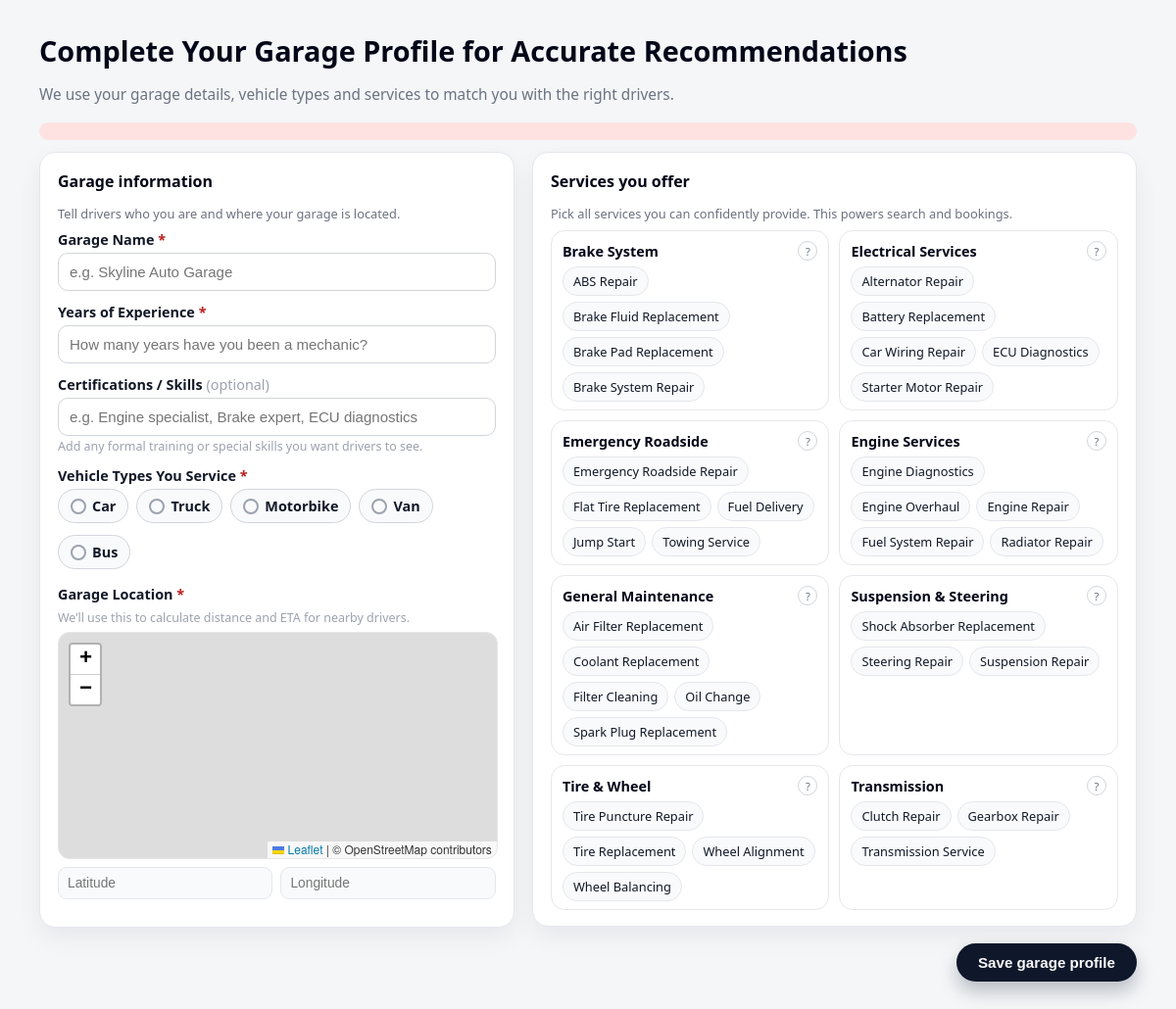
Page /forms/profile/mechanic_profile.php (signed in) on the committed database.
### tables this page shows
CREATE TABLE `services` (
  `id` int(11) NOT NULL,
  `category` varchar(100) NOT NULL,
  `service_name` varchar(100) NOT NULL
);

### forms/profile/mechanic_profile.php (the view, shortened to what this page needs)
<?php
require_once("../config.php");
$error = "";
$existing = null;
$serviceCategories = [];
$svcRes = $conn->query("SELECT id, category, service_name FROM services ORDER BY category, service_name");
if ($svcRes) {
    while ($row = $svcRes->fetch_assoc()) {
        $cat = $row['category'];
        if (!isset($serviceCategories[$cat])) $serviceCategories[$cat] = [];
        $serviceCategories[$cat][] = $row;
    }
}
function old_or_existing($key, $default = '') {
    return htmlspecialchars($default, ENT_QUOTES);
}
$selected_vehicle_types = [];
$selected_services = [];
$lat_value = '';
$lng_value = '';
?>
<!DOCTYPE html>
<html lang="en">
<head>
  <link rel="stylesheet" href="https://unpkg.com/leaflet@1.7.1/dist/leaflet.css" />
</head>
<body>
  <div class="page-shell">
    <header class="page-header">
      <h1 class="page-title">Complete Your Garage Profile for Accurate Recommendations</h1>
      <p class="page-subtitle">We use your garage details, vehicle types and services to match you with the right drivers.</p>
    </header>
    <?php if (isset($error)): ?>
      <div class="error"><?php echo $error; ?></div>
    <?php endif; ?>
    <form method="POST">
      <div class="profile-layout">
        <section class="card" aria-label="Garage information">
          <div class="card-header">
            <div class="card-title">Garage information</div>
          </div>
          <p class="card-sub">Tell drivers who you are and where your garage is located.</p>
          <div class="form-group">
            <label for="garage_name">Garage Name <span style="color:#b91c1c">*</span></label>
            <input type="text" class="text-input" name="garage_name" id="garage_name" placeholder="e.g. Skyline Auto Garage" required
                   value="<?php echo old_or_existing('garage_name'); ?>">
          </div>
          <div class="form-group">
            <label for="experience">Years of Experience <span style="color:#b91c1c">*</span></label>
            <input type="number" class="text-input" name="experience" id="experience" min="0" max="80"
                   placeholder="How many years have you been a mechanic?" required
                   value="<?php echo old_or_existing('experience'); ?>">
          </div>
          <div class="form-group">
            <label for="certifications">Certifications / Skills <span style="font-weight:400;color:#9ca3af;">(optional)</span></label>
            <input type="text" class="text-input" name="certifications" id="certifications"
                   placeholder="e.g. Engine specialist, Brake expert, ECU diagnostics"
                   value="<?php echo old_or_existing('certifications'); ?>">
            <small>Add any formal training or special skills you want drivers to see.</small>
          </div>
          <div class="form-group">
            <label>Vehicle Types You Service <span style="color:#b91c1c">*</span></label>
            <div class="pill-checkboxes">
              <?php
              $vehicleOptions = ['Car','Truck','Motorbike','Van','Bus'];
              foreach ($vehicleOptions as $v):
                  $isChecked = in_array($v, $selected_vehicle_types);
              ?>
                <label class="pill-label <?php echo $isChecked ? 'active' : ''; ?>">
                  <span class="pill-dot"></span>
                  <span class="txt"><?php echo htmlspecialchars($v); ?></span>
                </label>
              <?php endforeach; ?>
            </div>
          </div>
          <div class="form-group">
            <label>Garage Location <span style="color:#b91c1c">*</span></label>
            <small>We’ll use this to calculate distance and ETA for nearby drivers.</small>
            <div id="map"></div>
            <div class="lat-lon">
              <input type="text" id="latitude" name="latitude" placeholder="Latitude" readonly required value="<?php echo $lat_value; ?>">
              <input type="text" id="longitude" name="longitude" placeholder="Longitude" readonly required value="<?php echo $lng_value; ?>">
            </div>
          </div>
        </section>
        <section class="card" aria-label="Services offered">
          <div class="card-header">
            <div class="card-title">Services you offer</div>
          </div>
          <p class="card-sub">Pick all services you can confidently provide. This powers search and bookings.</p>
          <div class="services-grid">
            <?php
            foreach ($serviceCategories as $cat => $rows):
            ?>
              <div class="service-card">
                <div class="service-card-header">
                  <div class="service-card-title"><?php echo htmlspecialchars($cat); ?></div>
                  <div class="info-icon">
                    ?
                  </div>
                </div>
                <div class="service-list">
                  <?php foreach ($rows as $svc):
                      $name = $svc['service_name'];
                      $isSel = in_array($name, $selected_services);
                  ?>
                    <label class="service-chip <?php echo $isSel ? 'active' : ''; ?>">
                      <?php echo htmlspecialchars($name); ?>
                    </label>
                  <?php endforeach; ?>
                </div>
              </div>
            <?php endforeach; ?>
          </div>
        </section>
      </div>
      <div class="form-actions">
        <button type="submit" class="btn-primary">
          Save garage profile
        </button>
      </div>
    </form>
  </div>
</body>
</html>

### forms/profile/mechanic_profile.php (style rules this page uses)
body { margin:0; font-family:'Segoe UI',sans-serif; background:#f4f6f8; color:#111827; }
.page-shell { max-width:1120px; margin:32px auto 40px; padding:0 16px; }
.page-header { margin-bottom:18px; }
.page-title { font-size:1.8rem; font-weight:650; color:#020617; margin-bottom:4px; }
.page-subtitle { font-size:0.96rem; color:#6b7280; }
.profile-layout { display:grid; grid-template-columns:minmax(0,1.1fr) minmax(0,1.4fr); gap:18px; align-items:flex-start; }
.card { background:#ffffff; border-radius:16px; padding:18px 18px 16px; box-shadow:0 10px 25px rgba(15,23,42,0.06); border:1px solid #e5e7eb; }
.card-header { display:flex; align-items:center; justify-content:space-between; margin-bottom:10px; }
.card-title { font-size:1rem; font-weight:600; color:#020617; }
.card-sub { font-size:0.8rem; color:#6b7280; margin-bottom:8px; }
.form-group { display:flex; flex-direction:column; margin-bottom:12px; }
.form-group label { font-size:0.9rem; font-weight:600; margin-bottom:4px; color:#111827; }
.form-group small { font-size:0.78rem; color:#9ca3af; margin-top:2px; }
.text-input { padding:10px 11px; border-radius:10px; border:1px solid #d1d5db; font-size:0.94rem; outline:none; background:#ffffff; }
.pill-checkboxes { display:flex; flex-wrap:wrap; gap:8px; }
.pill-label { position:relative; display:inline-flex; align-items:center; gap:6px; padding:7px 12px; border-radius:999px; border:1px solid #d1d5db; background:#f9fafb; font-size:0.86rem; cursor:pointer; transition:all .15s ease; }
.pill-dot { width:12px;height:12px; border-radius:999px; border:2px solid #9ca3af; background:#f9fafb; }
.pill-label span.txt { color:#111827; }
.services-grid { display:grid; grid-template-columns:repeat(2,minmax(0,1fr)); gap:10px; }
.service-card { border-radius:14px; border:1px solid #e5e7eb; padding:10px 11px 8px; background:#ffffff; }
.service-card-header { display:flex; align-items:center; justify-content:space-between; margin-bottom:6px; }
.service-card-title { font-size:0.9rem; font-weight:600; color:#020617; }
.info-icon { width:18px; height:18px; border-radius:999px; border:1px solid #d1d5db; font-size:0.7rem; display:inline-flex; align-items:center; justify-content:center; color:#6b7280; position:relative; cursor:default; }
.service-list { display:flex; flex-wrap:wrap; gap:6px; }
.service-chip { position:relative; display:inline-flex; align-items:center; gap:6px; padding:5px 10px; border-radius:999px; border:1px solid #e5e7eb; background:#f9fafb; font-size:0.8rem; cursor:pointer; transition:all .15s; }
#map { width:100%; height:230px; border-radius:12px; margin-top:6px; border:1px solid #e5e7eb; }
.lat-lon { display:flex; gap:8px; flex-wrap:wrap; margin-top:8px; }
.lat-lon input { flex:1; padding:8px 9px; border-radius:9px; border:1px solid #e5e7eb; font-size:0.86rem; background:#f9fafb; }
.error { background:#fee2e2; color:#b91c1c; padding:9px 10px; border-radius:10px; font-size:0.9rem; margin-bottom:12px; text-align:center; }
.form-actions { display:flex; justify-content:flex-end; margin-top:16px; }
.btn-primary { padding:11px 22px; border-radius:999px; border:none; background:#0f172a; color:#f9fafb; font-size:0.95rem; font-weight:600; cursor:pointer; display:inline-flex; align-items:center; gap:8px; box-shadow:0 10px 18px rgba(15,23,42,0.25); }

### rows in the picture
services: service_name "ABS Repair"
services: service_name "Brake Fluid Replacement"
services: service_name "Brake Pad Replacement"
services: service_name "Brake System Repair"
services: service_name "Alternator Repair"
services: service_name "Battery Replacement"
services: service_name "Car Wiring Repair"
services: service_name "ECU Diagnostics"
services: service_name "Starter Motor Repair"
services: service_name "Emergency Roadside Repair"
services: service_name "Flat Tire Replacement"
services: service_name "Fuel Delivery"
services: service_name "Jump Start"
services: service_name "Towing Service"
services: service_name "Engine Diagnostics"
services: service_name "Engine Overhaul"
services: service_name "Engine Repair"
services: service_name "Fuel System Repair"
services: service_name "Radiator Repair"
services: service_name "Air Filter Replacement"
services: service_name "Coolant Replacement"
services: service_name "Filter Cleaning"
services: service_name "Oil Change"
services: service_name "Spark Plug Replacement"
services: service_name "Shock Absorber Replacement"
services: service_name "Steering Repair"
services: service_name "Suspension Repair"
services: service_name "Tire Puncture Repair"
services: service_name "Tire Replacement"
services: service_name "Wheel Alignment"
services: service_name "Wheel Balancing"
services: category "Transmission", service_name "Transmission Service"
services: service_name "Clutch Repair"
services: service_name "Gearbox Repair"

### other values in the picture
$v "Car"
$v "Truck"
$v "Motorbike"
$v "Van"
$v "Bus"
$cat "Brake System"
$cat "Electrical Services"
$cat "Emergency Roadside"
$cat "Engine Services"
$cat "General Maintenance"
$cat "Suspension & Steering"
$cat "Tire & Wheel"
